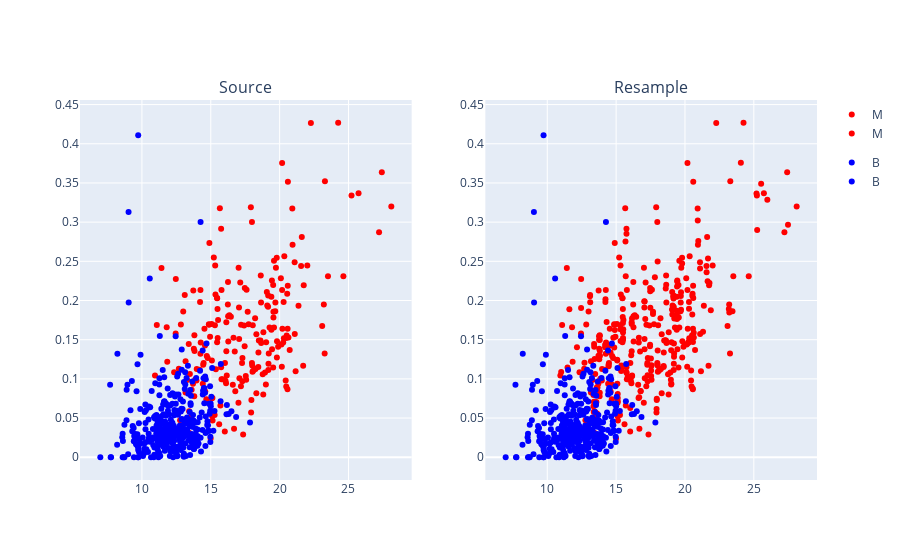

The notebook cell this image was saved under:
### Code cell
figure_func()

### Figure 1 — Plotly figure (JSON) as saved in the notebook; plotly's stock layout.template omitted (floating-point values rounded to 4 significant figures; data arrays with more than 128 entries replaced by an {"elided": "..."} marker saying what was removed)
{"data": [{"hovertemplate": "Diagnosis=M<br>Mean Radius=%{x}<br>Mean Concavity=%{y}<extra></extra>", "legendgroup": "M", "marker": {"color": "red", "symbol": "circle"}, "mode": "markers", "name": "M", "orientation": "v", "showlegend": true, "type": "scatter", "x": {"elided": "212 float values"}, "xaxis": "x", "y": {"elided": "212 float values"}, "yaxis": "y"}, {"hovertemplate": "Diagnosis=B<br>Mean Radius=%{x}<br>Mean Concavity=%{y}<extra></extra>", "legendgroup": "B", "marker": {"color": "blue", "symbol": "circle"}, "mode": "markers", "name": "B", "orientation": "v", "showlegend": true, "type": "scatter", "x": {"elided": "357 float values"}, "xaxis": "x", "y": {"elided": "357 float values"}, "yaxis": "y"}, {"hovertemplate": "Target=M<br>Mean Radius=%{x}<br>Mean Concavity=%{y}<extra></extra>", "legendgroup": "M", "marker": {"color": "red", "symbol": "circle"}, "mode": "markers", "name": "M", "orientation": "v", "showlegend": true, "type": "scatter", "x": {"elided": "357 float values"}, "xaxis": "x2", "y": {"elided": "357 float values"}, "yaxis": "y2"}, {"hovertemplate": "Target=B<br>Mean Radius=%{x}<br>Mean Concavity=%{y}<extra></extra>", "legendgroup": "B", "marker": {"color": "blue", "symbol": "circle"}, "mode": "markers", "name": "B", "orientation": "v", "showlegend": true, "type": "scatter", "x": {"elided": "357 float values"}, "xaxis": "x2", "y": {"elided": "357 float values"}, "yaxis": "y2"}], "layout": {"annotations": [{"font": {"size": 16}, "showarrow": false, "text": "Source", "x": 0.225, "xanchor": "center", "xref": "paper", "y": 1, "yanchor": "bottom", "yref": "paper"}, {"font": {"size": 16}, "showarrow": false, "text": "Resample", "x": 0.775, "xanchor": "center", "xref": "paper", "y": 1, "yanchor": "bottom", "yref": "paper"}], "xaxis": {"anchor": "y", "domain": [0, 0.45]}, "xaxis2": {"anchor": "y2", "domain": [0.55, 1]}, "yaxis": {"anchor": "x", "domain": [0, 1]}, "yaxis2": {"anchor": "x2", "domain": [0, 1]}}}
